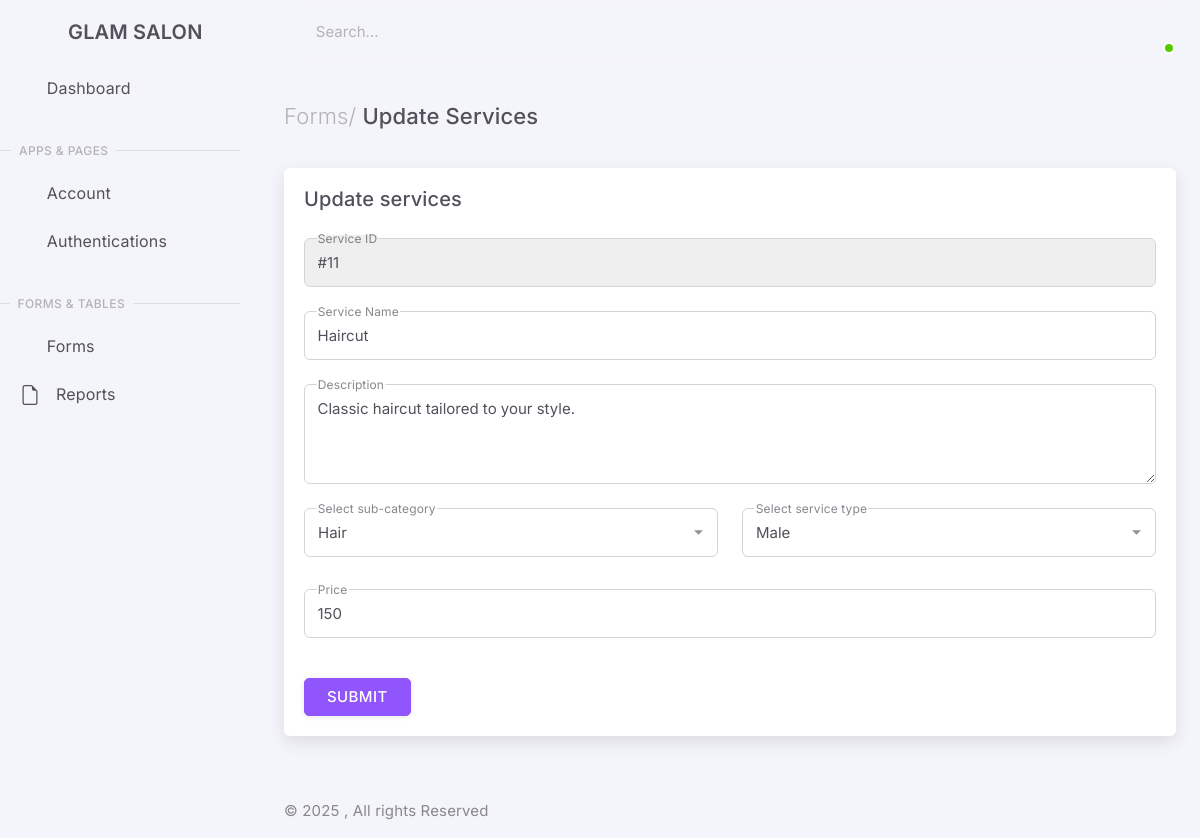
Page /admin_panel/html/update_services.php?uid=11 on the committed database.
### tables this page shows
CREATE TABLE `tbl_service` (
  `service_id` int(10) NOT NULL,
  `service_name` varchar(20) NOT NULL,
  `description` varchar(100) NOT NULL,
  `service_charge` int(10) NOT NULL,
  `service_type` varchar(20) NOT NULL,
  `service_img` varchar(100) NOT NULL,
  `category_id` int(10) NOT NULL
);

CREATE TABLE `tbl_service_category` (
  `category_id` int(10) NOT NULL,
  `category_name` varchar(20) NOT NULL
);

### admin_panel/html/update_services.php (the view, shortened to what this page needs)
<?php
$connection = mysqli_connect("localhost", "root", "", "projectdb");
$id = $_GET['uid'];
$query = mysqli_query($connection, "select * from tbl_service where service_id=$id");
$data = mysqli_fetch_array($query);
$service_id = $data['service_id'];
$name = $data['service_name'];
$service_type =$data['service_type'];
$sub_category = $data['category_id'];
$description = $data['description'];
$price = $data['service_charge'];
?>
<!DOCTYPE html>
<html lang="en" class="light-style layout-menu-fixed layout-compact" dir="ltr" data-theme="theme-default" data-assets-path="../assets/" data-template="vertical-menu-template-free">
<head>
    <link rel="stylesheet" href="../assets/vendor/fonts/materialdesignicons.css" />
    <link rel="stylesheet" href="../assets/vendor/libs/node-waves/node-waves.css" />
    <link rel="stylesheet" href="../assets/vendor/css/core.css" class="template-customizer-core-css" />
    <link rel="stylesheet" href="../assets/vendor/css/theme-default.css" class="template-customizer-theme-css" />
    <link rel="stylesheet" href="../assets/css/demo.css" />
    <link rel="stylesheet" href="../assets/vendor/libs/perfect-scrollbar/perfect-scrollbar.css" />
</head>
<body>
    <div class="layout-wrapper layout-content-navbar">
        <div class="layout-container">
            <?php
            include "sidebar.php";
            ?>
            <div class="layout-page">
                <?php
                include "navbar.php";
                ?>
                <div class="content-wrapper">
                    <div class="container-xxl flex-grow-1 container-p-y">
                        <h4 class="py-3 mb-4"><span class="text-muted fw-light">Forms/</span> Update Services</h4>
                        <div class="row">
                            <div class="col-xl">
                                <div class="card mb-4">
                                    <div class="card-header d-flex justify-content-between align-items-center">
                                        <h5 class="mb-0">Update services</h5>
                                    </div>
                                    <div class="card-body">
                                        <form id="frm1" method="post" class="needs-validation" enctype="multipart/form-data" novalidate>
                                            <div class="form-floating form-floating-outline mb-4">
                                                <input type="text" value="#<?php echo $service_id; ?>" class="form-control" id="floatingInput" aria-describedby="floatingInputHelp" disabled/>
                                                <label for="floatingInput">Service ID</label>
                                            </div>
                                            <div class="form-floating form-floating-outline mb-4">
                                                <input type="text" value="<?php echo $name; ?>" name="service_name" class="form-control" id="floatingInput" placeholder="Product name (require)" aria-describedby="floatingInputHelp" required />
                                                <label for="floatingInput">Service Name</label>
                                            </div>
                                            <div class="form-floating form-floating-outline mb-4">
                                                <textarea name="description" class="form-control h-px-100" id="exampleFormControlTextarea1" placeholder="Write Description here..." required><?php echo $description; ?></textarea>
                                                <label for="exampleFormControlTextarea1">Description</label>
                                            </div>
                                            <div class="row mb-2">
                                                <div class="col">
                                                    <div class="form-floating form-floating-outline mb-4">
                                                        <select class="form-select" id="exampleFormControlSelect1" name="category" aria-label="Default select example" required>
                                                            <?php
                                                            $query = mysqli_query($connection, "select * from tbl_service_category");
                                                            while ($row = mysqli_fetch_array($query)) {
                                                                echo "<option value='$row[0]'";
                                                                if ($sub_category == $row[0]) {
                                                                    echo 'selected';
                                                                }
                                                                echo ">$row[1]</option>";
                                                            }
                                                            ?>
                                                        </select>
                                                        <label for="exampleFormControlSelect1">Select sub-category</label>
                                                    </div>
                                                </div>
                                                <div class="col">
                                                    <div class="form-floating form-floating-outline mb-4">
                                                        <select class="form-select" id="exampleFormControlSelect1" name="service_type" aria-label="Default select example" required>
                                                            <option value="Male" <?php if($service_type=="Male"){echo "selected";}?> >Male</option>
                                                        </select>
                                                        <label for="exampleFormControlSelect1">Select service type</label>
                                                    </div>
                                                </div>
                                            </div>
                                            <div class="row mb-3">
                                                <div class="col">
                                                    <div class="form-floating form-floating-outline mb-4">
                                                        <input type="number" value="<?php echo $price; ?>" name="price" class="form-control" id="floatingInput" placeholder="Price" aria-describedby="floatingInputHelp" required />
                                                        <label for="floatingInput">Price</label>
                                                    </div>
                                                </div>
                                            </div>
                                            <button type="submit" name="btn_submit" class="btn btn-primary">Submit</button>
                                        </form>
                                    </div>
                                </div>
                            </div>
                        </div>
                    </div>
                    <?php
                    include "footer.php";
                    ?>
                </div>
            </div>
        </div>
    </div>
</body>
</html>

### rows in the picture
tbl_service: service_id "#11", service_name "Haircut", description "Classic haircut tailored to your style.", category "Hair", service_type "Male", price "150"
